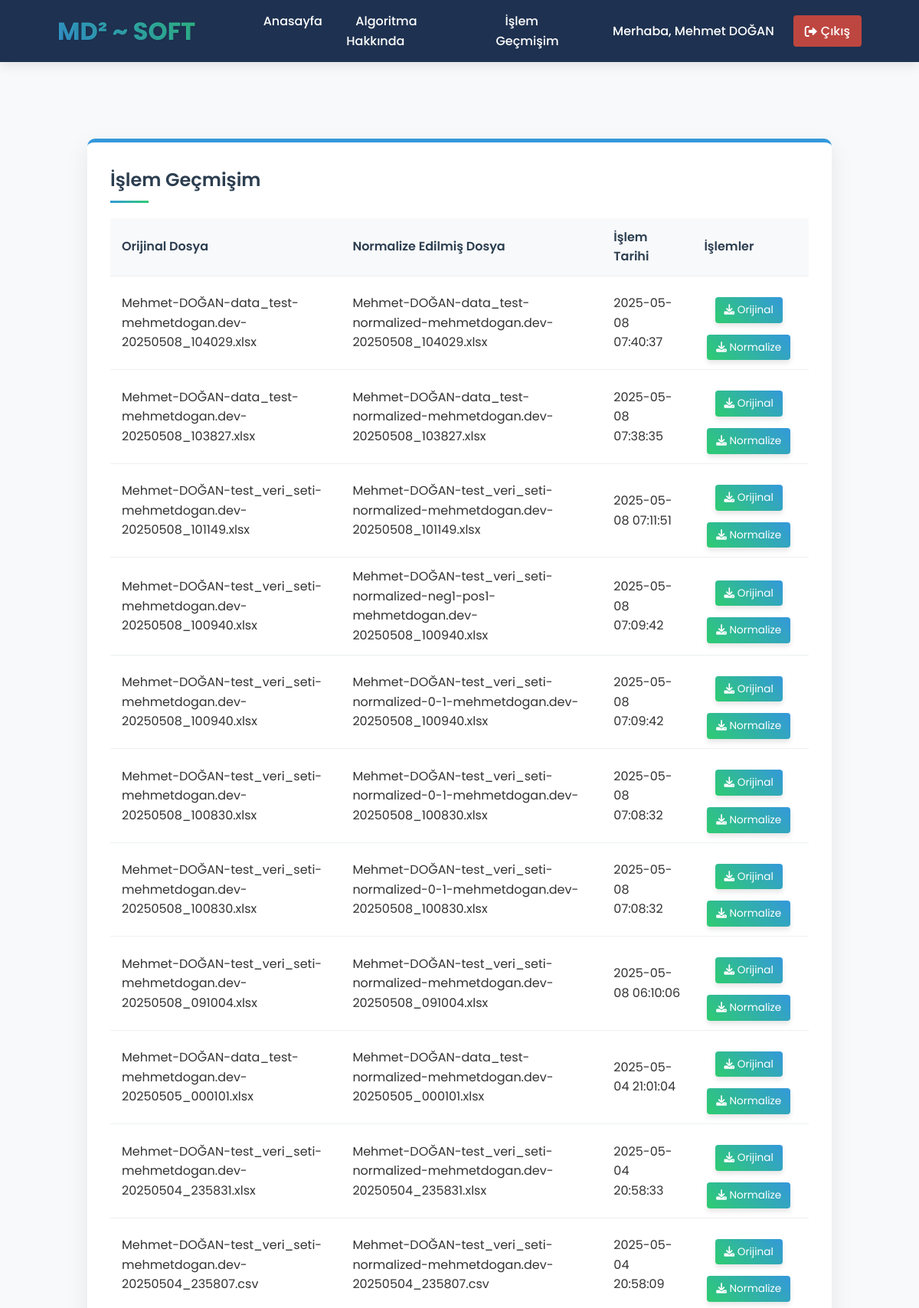
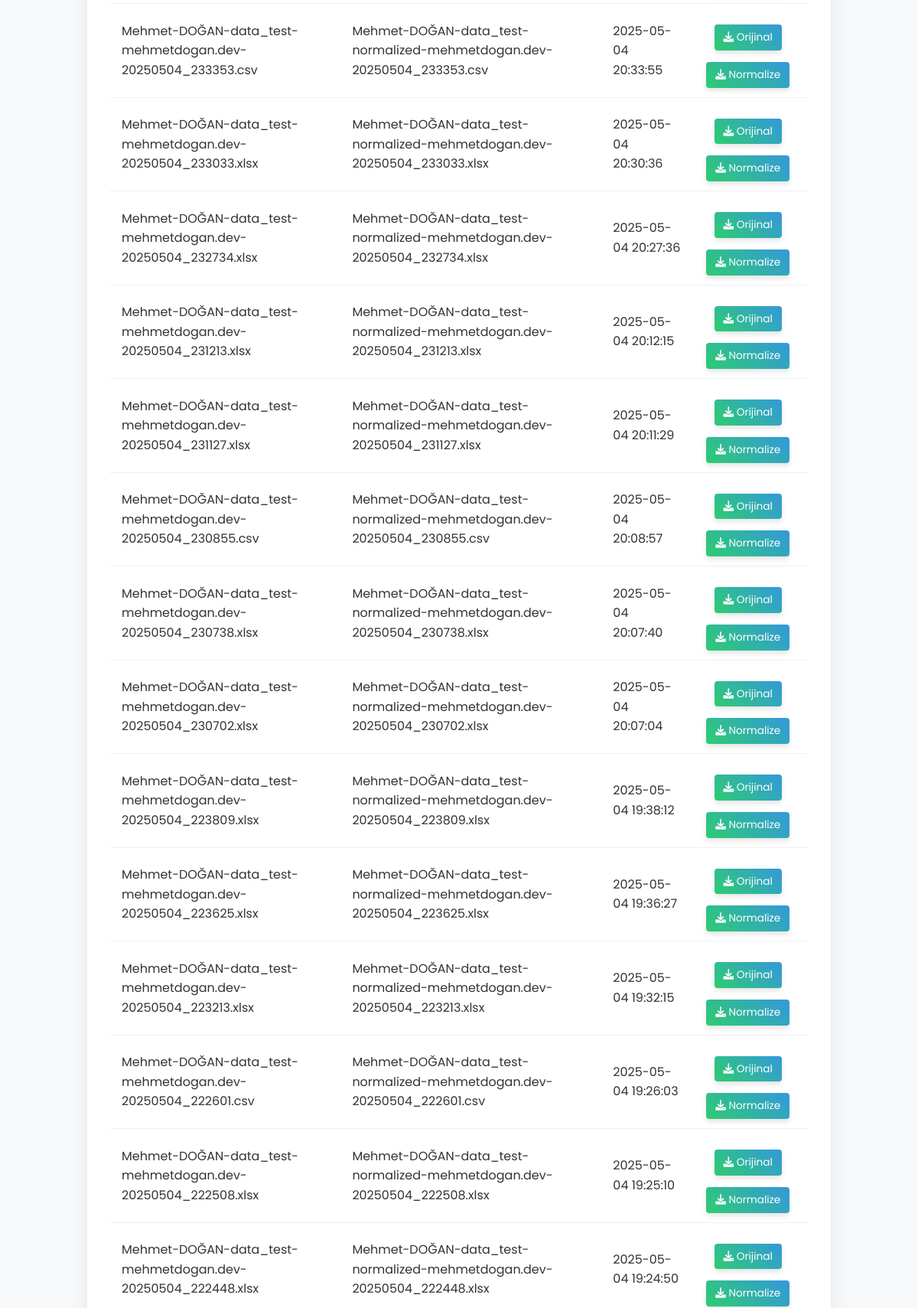
The app's page /my-operations (signed in, upper part) with its own data (2 pictures, top to bottom).
### tables this page shows
CREATE TABLE user_operations (
            id INTEGER PRIMARY KEY AUTOINCREMENT,
            user_id INTEGER NOT NULL,
            original_file TEXT NOT NULL,
            normalized_file TEXT NOT NULL,
            operation_date TIMESTAMP DEFAULT CURRENT_TIMESTAMP,
            FOREIGN KEY (user_id) REFERENCES users (id)
        );

### app.py (the view)
@app.route('/my-operations')
@login_required
def my_operations():
    operations = get_user_operations(session['user_id'])
    return render_template('my_operations.html', operations=operations)

### app.py (called while the page is built)
def get_db_connection():
    conn = sqlite3.connect(DATABASE)
    conn.row_factory = sqlite3.Row
    return conn

def login_required(f):
    @wraps(f)
    def decorated_function(*args, **kwargs):
        if 'user_id' not in session:
            flash('Bu sayfaya erişmek için giriş yapmalısınız!', 'error')
            return redirect(url_for('login'))
        return f(*args, **kwargs)
    return decorated_function

def get_user_operations(user_id):
    conn = get_db_connection()
    operations = conn.execute('SELECT * FROM user_operations WHERE user_id = ? ORDER BY operation_date DESC', (user_id,)).fetchall()
    conn.close()
    return operations

### templates/my_operations.html
{% include 'header.html' %}
<main>
    <div class="container">
        <div class="operations-section">
            <h2>İşlem Geçmişim</h2>
            {% if operations %}
                <div class="operations-table">
                    <table>
                        <thead>
                            <tr>
                                <th>Orijinal Dosya</th>
                                <th>Normalize Edilmiş Dosya</th>
                                <th>İşlem Tarihi</th>
                                <th>İşlemler</th>
                            </tr>
                        </thead>
                        <tbody>
                            {% for operation in operations %}
                                <tr>
                                    <td>{{ operation.original_file }}</td>
                                    <td>{{ operation.normalized_file }}</td>
                                    <td>{{ operation.operation_date }}</td>
                                    <td>
                                        <a href="{{ url_for('download_file', file_path='uploads/' + operation.original_file) }}" class="btn-download"><i class="fas fa-download"></i> Orijinal</a>
                                        <a href="{{ url_for('download_file', file_path='new_csv/' + operation.normalized_file) }}" class="btn-download"><i class="fas fa-download"></i> Normalize</a>
                                    </td>
                                </tr>
                            {% endfor %}
                        </tbody>
                    </table>
                </div>
            {% else %}
                <div class="no-data">
                    <p>Henüz bir işlem yapmadınız.</p>
                    <a href="{{ url_for('index') }}" class="btn-primary">İşlem Yap</a>
                </div>
            {% endif %}
        </div>
    </div>
</main>
{% include 'footer.html' %}

### static/style.css (style rules this page uses)
* { margin: 0; padding: 0; box-sizing: border-box; font-family: 'Roboto', sans-serif; }
body { background-color: #f5f5f5; color: #333; line-height: 1.6; }
.container { width: 90%; max-width: 1200px; margin: 0 auto; padding: 20px 0; }
main { padding: 30px 0; }
.btn-download { display: inline-block; background-color: #2ecc71; color: white; text-decoration: none; padding: 8px 15px; border-radius: 4px; margin-top: 10px; transition: background-color 0.3s; }
table { width: 100%; border-collapse: collapse; margin-top: 10px; }
table th, table td { padding: 10px; text-align: left; border-bottom: 1px solid #ddd; }
table th { background-color: #f2f2f2; font-weight: 600; }
* { margin: 0; padding: 0; box-sizing: border-box; font-family: 'Poppins', sans-serif; }
body { background-color: #f8f9fa; color: #333; line-height: 1.6; position: relative; overflow-x: hidden; }
.container { width: 90%; max-width: 1200px; margin: 0 auto; padding: 20px 0; position: relative; z-index: 1; }
main { padding: 30px 0; position: relative; z-index: 1; }
.btn-download { display: inline-block; background: linear-gradient(45deg, #2ecc71, #3498db); color: white; text-decoration: none; padding: 10px 20px; border-radius: 6px; margin-top: 15px; transition: all 0.3s ease; box-shadow: 0 4px 6px rgba(0, 0, 0, 0.1); }
table { width: 100%; border-collapse: collapse; margin-top: 15px; }
table th, table td { padding: 12px 10px; text-align: left; border-bottom: 1px solid #ecf0f1; }
table th { background-color: #f8f9fa; font-weight: 600; color: #2c3e50; }
table tbody tr td:last-child { text-align: center; }
.operations-section { background-color: rgba(255, 255, 255, 0.95); border-radius: 10px; padding: 30px; margin-top: 30px; box-shadow: 0 10px 30px rgba(0, 0, 0, 0.08); border-top: 5px solid #3498db; }
.operations-section h2 { color: #2c3e50; margin-bottom: 20px; font-weight: 600; position: relative; padding-bottom: 10px; }
.operations-section h2::after { content: ''; position: absolute; bottom: 0; left: 0; width: 50px; height: 3px; background: linear-gradient(45deg, #3498db, #2ecc71); }
.operations-table table { width: 100%; border-collapse: collapse; margin-top: 20px; }
.operations-table th, .operations-table td { padding: 12px 15px; text-align: left; border-bottom: 1px solid #ecf0f1; }
.operations-table th { background-color: #f8f9fa; font-weight: 600; color: #2c3e50; }
.operations-table .btn-download { display: inline-block; padding: 6px 12px; border-radius: 4px; margin-right: 5px; font-size: 0.85rem; }

### records on screen
user_operations: original_file "Mehmet-DOĞAN-data_test-mehmetdogan.dev-20250508_104029.xlsx", normalized_file "Mehmet-DOĞAN-data_test-normalized-mehmetdogan.dev-20250508_104029.xlsx", operation_date "2025-05-08 07:40:37"
user_operations: original_file "Mehmet-DOĞAN-data_test-mehmetdogan.dev-20250508_103827.xlsx", normalized_file "Mehmet-DOĞAN-data_test-normalized-mehmetdogan.dev-20250508_103827.xlsx", operation_date "2025-05-08 07:38:35"
user_operations: original_file "Mehmet-DOĞAN-test_veri_seti-mehmetdogan.dev-20250508_101149.xlsx", normalized_file "Mehmet-DOĞAN-test_veri_seti-normalized-mehmetdogan.dev-20250508_101149.xlsx", operation_date "2025-05-08 07:11:51"
user_operations: original_file "Mehmet-DOĞAN-test_veri_seti-mehmetdogan.dev-20250508_100940.xlsx", normalized_file "Mehmet-DOĞAN-test_veri_seti-normalized-neg1-pos1-mehmetdogan.dev-20250508_100940.xlsx", operation_date "2025-05-08 07:09:42"
user_operations: original_file "Mehmet-DOĞAN-test_veri_seti-mehmetdogan.dev-20250508_100940.xlsx", normalized_file "Mehmet-DOĞAN-test_veri_seti-normalized-0-1-mehmetdogan.dev-20250508_100940.xlsx", operation_date "2025-05-08 07:09:42"
user_operations: original_file "Mehmet-DOĞAN-test_veri_seti-mehmetdogan.dev-20250508_100830.xlsx", normalized_file "Mehmet-DOĞAN-test_veri_seti-normalized-0-1-mehmetdogan.dev-20250508_100830.xlsx", operation_date "2025-05-08 07:08:32"
user_operations: original_file "Mehmet-DOĞAN-test_veri_seti-mehmetdogan.dev-20250508_100830.xlsx", normalized_file "Mehmet-DOĞAN-test_veri_seti-normalized-0-1-mehmetdogan.dev-20250508_100830.xlsx", operation_date "2025-05-08 07:08:32"
user_operations: original_file "Mehmet-DOĞAN-test_veri_seti-mehmetdogan.dev-20250508_091004.xlsx", normalized_file "Mehmet-DOĞAN-test_veri_seti-normalized-mehmetdogan.dev-20250508_091004.xlsx", operation_date "2025-05-08 06:10:06"
user_operations: original_file "Mehmet-DOĞAN-data_test-mehmetdogan.dev-20250505_000101.xlsx", normalized_file "Mehmet-DOĞAN-data_test-normalized-mehmetdogan.dev-20250505_000101.xlsx", operation_date "2025-05-04 21:01:04"
user_operations: original_file "Mehmet-DOĞAN-test_veri_seti-mehmetdogan.dev-20250504_235831.xlsx", normalized_file "Mehmet-DOĞAN-test_veri_seti-normalized-mehmetdogan.dev-20250504_235831.xlsx", operation_date "2025-05-04 20:58:33"
user_operations: original_file "Mehmet-DOĞAN-test_veri_seti-mehmetdogan.dev-20250504_235807.csv", normalized_file "Mehmet-DOĞAN-test_veri_seti-normalized-mehmetdogan.dev-20250504_235807.csv", operation_date "2025-05-04 20:58:09"
user_operations: original_file "Mehmet-DOĞAN-data_test-mehmetdogan.dev-20250504_233353.csv", normalized_file "Mehmet-DOĞAN-data_test-normalized-mehmetdogan.dev-20250504_233353.csv", operation_date "2025-05-04 20:33:55"
user_operations: original_file "Mehmet-DOĞAN-data_test-mehmetdogan.dev-20250504_233033.xlsx", normalized_file "Mehmet-DOĞAN-data_test-normalized-mehmetdogan.dev-20250504_233033.xlsx", operation_date "2025-05-04 20:30:36"
user_operations: original_file "Mehmet-DOĞAN-data_test-mehmetdogan.dev-20250504_232734.xlsx", normalized_file "Mehmet-DOĞAN-data_test-normalized-mehmetdogan.dev-20250504_232734.xlsx", operation_date "2025-05-04 20:27:36"
user_operations: original_file "Mehmet-DOĞAN-data_test-mehmetdogan.dev-20250504_231213.xlsx", normalized_file "Mehmet-DOĞAN-data_test-normalized-mehmetdogan.dev-20250504_231213.xlsx", operation_date "2025-05-04 20:12:15"
user_operations: original_file "Mehmet-DOĞAN-data_test-mehmetdogan.dev-20250504_231127.xlsx", normalized_file "Mehmet-DOĞAN-data_test-normalized-mehmetdogan.dev-20250504_231127.xlsx", operation_date "2025-05-04 20:11:29"
user_operations: original_file "Mehmet-DOĞAN-data_test-mehmetdogan.dev-20250504_230855.csv", normalized_file "Mehmet-DOĞAN-data_test-normalized-mehmetdogan.dev-20250504_230855.csv", operation_date "2025-05-04 20:08:57"
user_operations: original_file "Mehmet-DOĞAN-data_test-mehmetdogan.dev-20250504_230738.xlsx", normalized_file "Mehmet-DOĞAN-data_test-normalized-mehmetdogan.dev-20250504_230738.xlsx", operation_date "2025-05-04 20:07:40"
user_operations: original_file "Mehmet-DOĞAN-data_test-mehmetdogan.dev-20250504_230702.xlsx", normalized_file "Mehmet-DOĞAN-data_test-normalized-mehmetdogan.dev-20250504_230702.xlsx", operation_date "2025-05-04 20:07:04"
user_operations: original_file "Mehmet-DOĞAN-data_test-mehmetdogan.dev-20250504_223809.xlsx", normalized_file "Mehmet-DOĞAN-data_test-normalized-mehmetdogan.dev-20250504_223809.xlsx", operation_date "2025-05-04 19:38:12"
user_operations: original_file "Mehmet-DOĞAN-data_test-mehmetdogan.dev-20250504_223625.xlsx", normalized_file "Mehmet-DOĞAN-data_test-normalized-mehmetdogan.dev-20250504_223625.xlsx", operation_date "2025-05-04 19:36:27"
user_operations: original_file "Mehmet-DOĞAN-data_test-mehmetdogan.dev-20250504_223213.xlsx", normalized_file "Mehmet-DOĞAN-data_test-normalized-mehmetdogan.dev-20250504_223213.xlsx", operation_date "2025-05-04 19:32:15"
user_operations: original_file "Mehmet-DOĞAN-data_test-mehmetdogan.dev-20250504_222601.csv", normalized_file "Mehmet-DOĞAN-data_test-normalized-mehmetdogan.dev-20250504_222601.csv", operation_date "2025-05-04 19:26:03"
user_operations: original_file "Mehmet-DOĞAN-data_test-mehmetdogan.dev-20250504_222508.xlsx", normalized_file "Mehmet-DOĞAN-data_test-normalized-mehmetdogan.dev-20250504_222508.xlsx", operation_date "2025-05-04 19:25:10"
user_operations: original_file "Mehmet-DOĞAN-data_test-mehmetdogan.dev-20250504_222448.xlsx", normalized_file "Mehmet-DOĞAN-data_test-normalized-mehmetdogan.dev-20250504_222448.xlsx", operation_date "2025-05-04 19:24:50"

### other values on screen
{{ session.full_name }} "Mehmet DOĞAN"
